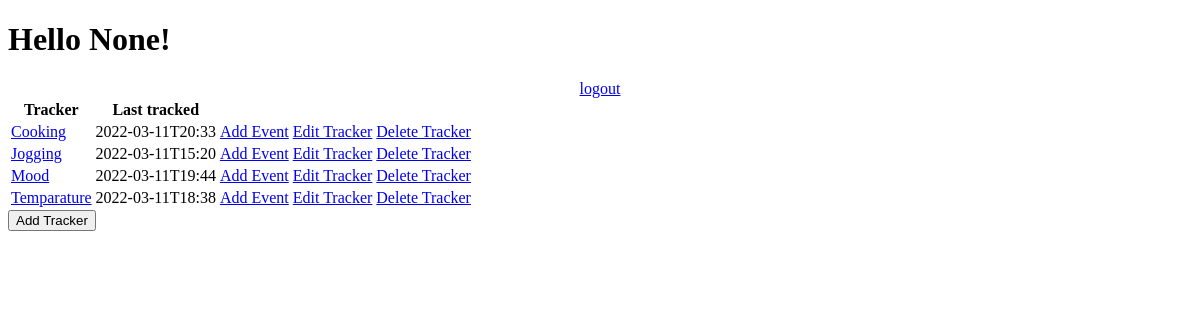
Before: /tracker with the older database file.
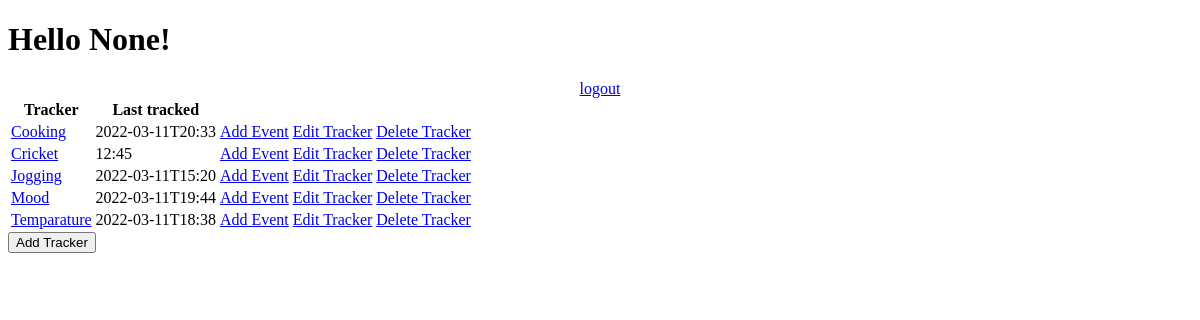
After: the same page with the newer database file.
### app.py (models this page shows)
class Tracker(db.Model):
    __tablename__ = 'tracker'
    id = db.Column(db.Integer, autoincrement=True, primary_key=True)
    name = db.Column(db.String, unique=True, nullable=False)
    description = db.Column(db.String, nullable=False)
    type = db.Column(db.String, nullable=False)
    settings = db.Column(db.String)

### app.py (the view)
@app.route("/tracker")
def trackers_page():
    username = request.cookies.get('username')
    latest_logs = db.session.query(
        Log.tracker, db.func.max(Log.timestamp).label('last_tracked')
    ).group_by(Log.tracker).subquery()
    trackers = db.session.query(Tracker.id, Tracker.name, latest_logs.c.last_tracked).outerjoin(latest_logs, Tracker.id ==
                                                                               latest_logs.c.tracker)
    return render_template('trackers.html', username=username, trackers=trackers)

### templates/trackers.html (shortened to what this page needs)
<!DOCTYPE html>
<html lang="en">
<head>
</head>
<body>
<h1>Hello {{ username }}!</h1>
<div style="text-align:center;">
<a href="/logout">logout</a>
</div>
<table id = "tracker-table">
<thead>
<th>Tracker</th>
<th>Last tracked</th>
<th></th>
<th></th>
</thead>
<tbody>
{% for tracker in trackers%}
<tr>
    <td><a href="/tracker/{{ tracker['id'] }}">{{ tracker['name'] }}</a></td>
    <td>{{ tracker['last_tracked'] }}</td>
    <td><a href="/tracker/{{ tracker['id'] }}/log">Add Event</a></td>
    <td><a href="/tracker/{{ tracker['id'] }}/update">Edit Tracker</a></td>
    <td><a href="/tracker/{{ tracker['id'] }}/delete">Delete Tracker</a></td>
</tr>
{% endfor %}
</tbody>
</table>
<button id="myButton" class="float-left submit-button" >Add Tracker</button>
</body>
</html>

Changed rows visible on the page:
added Tracker: name "Cricket", last_tracked "12:45"
